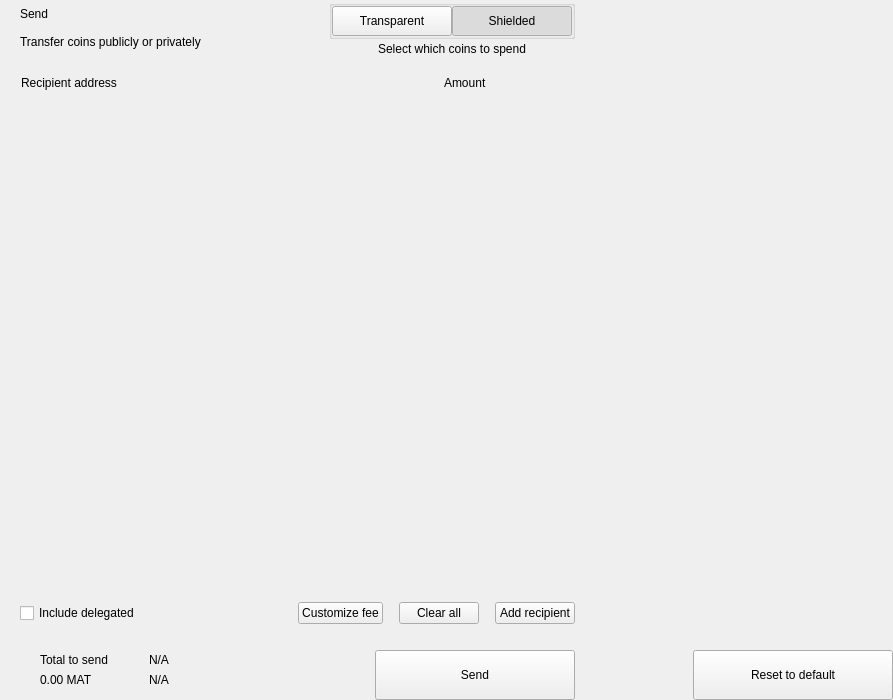
<?xml version="1.0" encoding="UTF-8"?>
<ui version="4.0">
 <class>send</class>
 <widget class="QWidget" name="send">
  <property name="geometry">
   <rect>
    <x>0</x>
    <y>0</y>
    <width>893</width>
    <height>700</height>
   </rect>
  </property>
  <property name="windowTitle">
   <string notr="true">N/A</string>
  </property>
  <layout class="QHBoxLayout" name="horizontalLayout_2" stretch="2,1">
   <property name="spacing">
    <number>0</number>
   </property>
   <property name="leftMargin">
    <number>0</number>
   </property>
   <property name="topMargin">
    <number>0</number>
   </property>
   <property name="rightMargin">
    <number>0</number>
   </property>
   <property name="bottomMargin">
    <number>0</number>
   </property>
   <item>
    <widget class="QWidget" name="left" native="true">
     <layout class="QVBoxLayout" name="verticalLayout_3">
      <property name="spacing">
       <number>0</number>
      </property>
      <property name="leftMargin">
       <number>0</number>
      </property>
      <property name="topMargin">
       <number>0</number>
      </property>
      <property name="rightMargin">
       <number>0</number>
      </property>
      <property name="bottomMargin">
       <number>0</number>
      </property>
      <item>
       <layout class="QVBoxLayout" name="verticalLayout_22" stretch="0,0,0,1,0,0,0,0">
        <property name="spacing">
         <number>0</number>
        </property>
        <item>
         <layout class="QHBoxLayout" name="horizontalLayout_3">
          <property name="spacing">
           <number>0</number>
          </property>
          <property name="leftMargin">
           <number>20</number>
          </property>
          <property name="rightMargin">
           <number>20</number>
          </property>
          <item>
           <layout class="QVBoxLayout" name="verticalLayout">
            <property name="spacing">
             <number>0</number>
            </property>
            <item>
             <widget class="QLabel" name="labelTitle">
              <property name="text">
               <string>Send</string>
              </property>
              <property name="alignment">
               <set>Qt::AlignLeading|Qt::AlignLeft|Qt::AlignVCenter</set>
              </property>
             </widget>
            </item>
            <item>
             <widget class="QLabel" name="labelSubtitle1">
              <property name="text">
               <string>Transfer coins publicly or privately</string>
              </property>
             </widget>
            </item>
           </layout>
          </item>
          <item>
           <spacer name="horizontalSpacer">
            <property name="orientation">
             <enum>Qt::Horizontal</enum>
            </property>
            <property name="sizeHint" stdset="0">
             <size>
              <width>40</width>
              <height>20</height>
             </size>
            </property>
           </spacer>
          </item>
          <item>
           <layout class="QVBoxLayout" name="verticalLayout_6">
            <property name="spacing">
             <number>3</number>
            </property>
            <item alignment="Qt::AlignHCenter">
             <widget class="QGroupBox" name="groupBox">
              <property name="styleSheet">
               <string notr="true">#groupBox{
padding-top:2px;
}</string>
              </property>
              <property name="title">
               <string/>
              </property>
              <property name="alignment">
               <set>Qt::AlignCenter</set>
              </property>
              <layout class="QHBoxLayout" name="horizontalLayout_4">
               <property name="spacing">
                <number>0</number>
               </property>
               <property name="leftMargin">
                <number>0</number>
               </property>
               <property name="topMargin">
                <number>0</number>
               </property>
               <property name="rightMargin">
                <number>0</number>
               </property>
               <property name="bottomMargin">
                <number>0</number>
               </property>
               <item>
                <widget class="QPushButton" name="pushLeft">
                 <property name="minimumSize">
                  <size>
                   <width>120</width>
                   <height>30</height>
                  </size>
                 </property>
                 <property name="maximumSize">
                  <size>
                   <width>120</width>
                   <height>30</height>
                  </size>
                 </property>
                 <property name="focusPolicy">
                  <enum>Qt::NoFocus</enum>
                 </property>
                 <property name="text">
                  <string>Transparent</string>
                 </property>
                 <property name="checkable">
                  <bool>true</bool>
                 </property>
                 <property name="autoExclusive">
                  <bool>true</bool>
                 </property>
                </widget>
               </item>
               <item>
                <widget class="QPushButton" name="pushRight">
                 <property name="minimumSize">
                  <size>
                   <width>120</width>
                   <height>30</height>
                  </size>
                 </property>
                 <property name="maximumSize">
                  <size>
                   <width>120</width>
                   <height>30</height>
                  </size>
                 </property>
                 <property name="focusPolicy">
                  <enum>Qt::NoFocus</enum>
                 </property>
                 <property name="text">
                  <string>Shielded</string>
                 </property>
                 <property name="checkable">
                  <bool>true</bool>
                 </property>
                 <property name="checked">
                  <bool>true</bool>
                 </property>
                 <property name="autoExclusive">
                  <bool>true</bool>
                 </property>
                </widget>
               </item>
              </layout>
             </widget>
            </item>
            <item alignment="Qt::AlignHCenter|Qt::AlignTop">
             <widget class="QLabel" name="labelSubtitle2">
              <property name="styleSheet">
               <string notr="true"/>
              </property>
              <property name="text">
               <string>Select which coins to spend</string>
              </property>
              <property name="alignment">
               <set>Qt::AlignCenter</set>
              </property>
              <property name="indent">
               <number>0</number>
              </property>
             </widget>
            </item>
           </layout>
          </item>
         </layout>
        </item>
        <item>
         <spacer name="verticalSpacer_2">
          <property name="orientation">
           <enum>Qt::Vertical</enum>
          </property>
          <property name="sizeType">
           <enum>QSizePolicy::Fixed</enum>
          </property>
          <property name="sizeHint" stdset="0">
           <size>
            <width>20</width>
            <height>20</height>
           </size>
          </property>
         </spacer>
        </item>
        <item>
         <layout class="QHBoxLayout" name="horizontalLayout" stretch="6,0,2">
          <property name="spacing">
           <number>0</number>
          </property>
          <property name="leftMargin">
           <number>10</number>
          </property>
          <property name="topMargin">
           <number>0</number>
          </property>
          <property name="rightMargin">
           <number>20</number>
          </property>
          <property name="bottomMargin">
           <number>0</number>
          </property>
          <item>
           <widget class="QLabel" name="labelSubtitleAddress">
            <property name="styleSheet">
             <string notr="true">margin-left:8px;</string>
            </property>
            <property name="text">
             <string>Recipient address</string>
            </property>
           </widget>
          </item>
          <item>
           <spacer name="horizontalSpacer_3">
            <property name="orientation">
             <enum>Qt::Horizontal</enum>
            </property>
            <property name="sizeType">
             <enum>QSizePolicy::Fixed</enum>
            </property>
            <property name="sizeHint" stdset="0">
             <size>
              <width>40</width>
              <height>1</height>
             </size>
            </property>
           </spacer>
          </item>
          <item>
           <widget class="QLabel" name="labelSubtitleAmount">
            <property name="text">
             <string>Amount</string>
            </property>
           </widget>
          </item>
         </layout>
        </item>
        <item>
         <widget class="QScrollArea" name="scrollArea">
          <property name="minimumSize">
           <size>
            <width>0</width>
            <height>350</height>
           </size>
          </property>
          <property name="styleSheet">
           <string notr="true">#scrollArea {
            background:transparent;
            margin-top:10px;
}</string>
          </property>
          <property name="horizontalScrollBarPolicy">
           <enum>Qt::ScrollBarAlwaysOff</enum>
          </property>
          <property name="sizeAdjustPolicy">
           <enum>QAbstractScrollArea::AdjustIgnored</enum>
          </property>
          <property name="widgetResizable">
           <bool>true</bool>
          </property>
          <property name="alignment">
           <set>Qt::AlignLeading|Qt::AlignLeft|Qt::AlignTop</set>
          </property>
          <widget class="QWidget" name="scrollAreaWidgetContents">
           <property name="geometry">
            <rect>
             <x>0</x>
             <y>0</y>
             <width>591</width>
             <height>16</height>
            </rect>
           </property>
           <property name="sizePolicy">
            <sizepolicy hsizetype="Preferred" vsizetype="Maximum">
             <horstretch>0</horstretch>
             <verstretch>0</verstretch>
            </sizepolicy>
           </property>
           <property name="autoFillBackground">
            <bool>false</bool>
           </property>
           <property name="styleSheet">
            <string notr="true">#scrollAreaWidgetContents {
             background:transparent;
             }</string>
           </property>
           <layout class="QVBoxLayout" name="verticalLayout_7">
            <property name="spacing">
             <number>0</number>
            </property>
            <property name="sizeConstraint">
             <enum>QLayout::SetDefaultConstraint</enum>
            </property>
            <property name="leftMargin">
             <number>0</number>
            </property>
            <property name="topMargin">
             <number>0</number>
            </property>
            <property name="rightMargin">
             <number>0</number>
            </property>
            <property name="bottomMargin">
             <number>0</number>
            </property>
           </layout>
          </widget>
         </widget>
        </item>
        <item>
         <spacer name="verticalSpacer_4">
          <property name="orientation">
           <enum>Qt::Vertical</enum>
          </property>
          <property name="sizeType">
           <enum>QSizePolicy::Fixed</enum>
          </property>
          <property name="sizeHint" stdset="0">
           <size>
            <width>20</width>
            <height>20</height>
           </size>
          </property>
         </spacer>
        </item>
        <item>
         <layout class="QHBoxLayout" name="horizontalLayout_20">
          <property name="spacing">
           <number>6</number>
          </property>
          <property name="leftMargin">
           <number>20</number>
          </property>
          <property name="rightMargin">
           <number>20</number>
          </property>
          <item>
           <widget class="QCheckBox" name="checkBoxDelegations">
            <property name="layoutDirection">
             <enum>Qt::LeftToRight</enum>
            </property>
            <property name="text">
             <string>Include delegated</string>
            </property>
           </widget>
          </item>
          <item>
           <spacer name="horizontalSpacer_4">
            <property name="orientation">
             <enum>Qt::Horizontal</enum>
            </property>
            <property name="sizeHint" stdset="0">
             <size>
              <width>10</width>
              <height>20</height>
             </size>
            </property>
           </spacer>
          </item>
          <item>
           <widget class="QPushButton" name="pushButtonFee">
            <property name="focusPolicy">
             <enum>Qt::NoFocus</enum>
            </property>
            <property name="text">
             <string>Customize fee</string>
            </property>
           </widget>
          </item>
          <item>
           <spacer name="horizontalSpacer_11">
            <property name="orientation">
             <enum>Qt::Horizontal</enum>
            </property>
            <property name="sizeType">
             <enum>QSizePolicy::Minimum</enum>
            </property>
            <property name="sizeHint" stdset="0">
             <size>
              <width>10</width>
              <height>20</height>
             </size>
            </property>
           </spacer>
          </item>
          <item>
           <widget class="QPushButton" name="pushButtonClear">
            <property name="focusPolicy">
             <enum>Qt::NoFocus</enum>
            </property>
            <property name="layoutDirection">
             <enum>Qt::RightToLeft</enum>
            </property>
            <property name="text">
             <string>Clear all</string>
            </property>
           </widget>
          </item>
          <item>
           <spacer name="horizontalSpacer_6">
            <property name="orientation">
             <enum>Qt::Horizontal</enum>
            </property>
            <property name="sizeType">
             <enum>QSizePolicy::Fixed</enum>
            </property>
            <property name="sizeHint" stdset="0">
             <size>
              <width>10</width>
              <height>20</height>
             </size>
            </property>
           </spacer>
          </item>
          <item>
           <widget class="QPushButton" name="pushButtonAddRecipient">
            <property name="focusPolicy">
             <enum>Qt::NoFocus</enum>
            </property>
            <property name="text">
             <string>Add recipient</string>
            </property>
           </widget>
          </item>
         </layout>
        </item>
        <item>
         <spacer name="verticalSpacer">
          <property name="orientation">
           <enum>Qt::Vertical</enum>
          </property>
          <property name="sizeType">
           <enum>QSizePolicy::Fixed</enum>
          </property>
          <property name="sizeHint" stdset="0">
           <size>
            <width>20</width>
            <height>16</height>
           </size>
          </property>
         </spacer>
        </item>
        <item>
         <layout class="QHBoxLayout" name="horizontalLayout_7">
          <property name="rightMargin">
           <number>20</number>
          </property>
          <item>
           <layout class="QHBoxLayout" name="horizontalLayout_10">
            <property name="spacing">
             <number>0</number>
            </property>
            <property name="leftMargin">
             <number>8</number>
            </property>
            <item>
             <widget class="QStackedWidget" name="stackedWidget">
              <property name="minimumSize">
               <size>
                <width>0</width>
                <height>60</height>
               </size>
              </property>
              <property name="maximumSize">
               <size>
                <width>16777215</width>
                <height>60</height>
               </size>
              </property>
              <widget class="QWidget" name="page1">
               <layout class="QVBoxLayout" name="verticalLayout_71" stretch="0">
                <property name="spacing">
                 <number>6</number>
                </property>
                <property name="leftMargin">
                 <number>12</number>
                </property>
                <property name="topMargin">
                 <number>0</number>
                </property>
                <property name="rightMargin">
                 <number>0</number>
                </property>
                <property name="bottomMargin">
                 <number>0</number>
                </property>
                <item>
                 <widget class="QWidget" name="coinWidget" native="true">
                  <property name="minimumSize">
                   <size>
                    <width>0</width>
                    <height>60</height>
                   </size>
                  </property>
                  <property name="maximumSize">
                   <size>
                    <width>16777215</width>
                    <height>60</height>
                   </size>
                  </property>
                  <layout class="QHBoxLayout" name="horizontalLayout_9">
                   <property name="spacing">
                    <number>0</number>
                   </property>
                   <property name="leftMargin">
                    <number>20</number>
                   </property>
                   <property name="topMargin">
                    <number>10</number>
                   </property>
                   <property name="rightMargin">
                    <number>20</number>
                   </property>
                   <property name="bottomMargin">
                    <number>10</number>
                   </property>
                   <item>
                    <layout class="QVBoxLayout" name="verticalSend">
                     <property name="spacing">
                      <number>0</number>
                     </property>
                     <item>
                      <widget class="QLabel" name="labelTitleTotalSend">
                       <property name="text">
                        <string>Total to send</string>
                       </property>
                      </widget>
                     </item>
                     <item>
                      <widget class="QLabel" name="labelAmountSend">
                       <property name="text">
                        <string notr="true">0.00 MAT</string>
                       </property>
                      </widget>
                     </item>
                    </layout>
                   </item>
                   <item>
                    <spacer name="horizontalSpacer_9">
                     <property name="orientation">
                      <enum>Qt::Horizontal</enum>
                     </property>
                     <property name="sizeType">
                      <enum>QSizePolicy::Fixed</enum>
                     </property>
                     <property name="sizeHint" stdset="0">
                      <size>
                       <width>20</width>
                       <height>20</height>
                      </size>
                     </property>
                    </spacer>
                   </item>
                   <item>
                    <widget class="QLabel" name="labelLine">
                     <property name="minimumSize">
                      <size>
                       <width>1</width>
                       <height>0</height>
                      </size>
                     </property>
                     <property name="maximumSize">
                      <size>
                       <width>1</width>
                       <height>16777215</height>
                      </size>
                     </property>
                     <property name="text">
                      <string/>
                     </property>
                    </widget>
                   </item>
                   <item>
                    <spacer name="horizontalSpacer_10">
                     <property name="orientation">
                      <enum>Qt::Horizontal</enum>
                     </property>
                     <property name="sizeType">
                      <enum>QSizePolicy::Fixed</enum>
                     </property>
                     <property name="sizeHint" stdset="0">
                      <size>
                       <width>20</width>
                       <height>20</height>
                      </size>
                     </property>
                    </spacer>
                   </item>
                   <item>
                    <layout class="QVBoxLayout" name="verticalRemaining">
                     <property name="spacing">
                      <number>0</number>
                     </property>
                     <item>
                      <widget class="QLabel" name="labelTitleTotalRemaining">
                       <property name="text">
                        <string notr="true">N/A</string>
                       </property>
                      </widget>
                     </item>
                     <item>
                      <widget class="QLabel" name="labelAmountRemaining">
                       <property name="text">
                        <string notr="true">N/A</string>
                       </property>
                      </widget>
                     </item>
                    </layout>
                   </item>
                  </layout>
                 </widget>
                </item>
               </layout>
              </widget>
              <widget class="QWidget" name="page_2"/>
             </widget>
            </item>
           </layout>
          </item>
          <item>
           <spacer name="horizontalSpacer_5">
            <property name="orientation">
             <enum>Qt::Horizontal</enum>
            </property>
            <property name="sizeType">
             <enum>QSizePolicy::Expanding</enum>
            </property>
            <property name="sizeHint" stdset="0">
             <size>
              <width>40</width>
              <height>20</height>
             </size>
            </property>
           </spacer>
          </item>
          <item alignment="Qt::AlignBottom">
           <widget class="QPushButton" name="pushButtonSave">
            <property name="minimumSize">
             <size>
              <width>200</width>
              <height>50</height>
             </size>
            </property>
            <property name="maximumSize">
             <size>
              <width>200</width>
              <height>50</height>
             </size>
            </property>
            <property name="focusPolicy">
             <enum>Qt::NoFocus</enum>
            </property>
            <property name="text">
             <string>Send</string>
            </property>
           </widget>
          </item>
         </layout>
        </item>
       </layout>
      </item>
     </layout>
    </widget>
   </item>
   <item>
    <widget class="QWidget" name="right" native="true">
     <layout class="QVBoxLayout" name="verticalLayout_5">
      <property name="leftMargin">
       <number>0</number>
      </property>
      <property name="topMargin">
       <number>0</number>
      </property>
      <property name="rightMargin">
       <number>0</number>
      </property>
      <property name="bottomMargin">
       <number>0</number>
      </property>
      <item>
       <layout class="QVBoxLayout" name="verticalLayout_4">
        <property name="spacing">
         <number>6</number>
        </property>
        <item>
         <widget class="OptionButton" name="btnCoinControl" native="true">
          <property name="minimumSize">
           <size>
            <width>0</width>
            <height>50</height>
           </size>
          </property>
         </widget>
        </item>
        <item>
         <widget class="OptionButton" name="btnChangeAddress" native="true">
          <property name="minimumSize">
           <size>
            <width>0</width>
            <height>50</height>
           </size>
          </property>
         </widget>
        </item>
        <item>
         <widget class="OptionButton" name="btnUri" native="true">
          <property name="minimumSize">
           <size>
            <width>0</width>
            <height>50</height>
           </size>
          </property>
         </widget>
        </item>
        <item>
         <widget class="OptionButton" name="btnShieldCoins" native="true">
          <property name="minimumSize">
           <size>
            <width>0</width>
            <height>50</height>
           </size>
          </property>
         </widget>
        </item>
        <item>
         <spacer name="verticalSpacer_5">
          <property name="orientation">
           <enum>Qt::Vertical</enum>
          </property>
          <property name="sizeHint" stdset="0">
           <size>
            <width>20</width>
            <height>40</height>
           </size>
          </property>
         </spacer>
        </item>
        <item>
         <layout class="QHBoxLayout" name="horizontalLayout_8">
          <item>
           <spacer name="horizontalSpacer_7">
            <property name="orientation">
             <enum>Qt::Horizontal</enum>
            </property>
            <property name="sizeHint" stdset="0">
             <size>
              <width>40</width>
              <height>20</height>
             </size>
            </property>
           </spacer>
          </item>
          <item>
           <widget class="QPushButton" name="pushButtonReset">
            <property name="minimumSize">
             <size>
              <width>200</width>
              <height>50</height>
             </size>
            </property>
            <property name="maximumSize">
             <size>
              <width>200</width>
              <height>50</height>
             </size>
            </property>
            <property name="focusPolicy">
             <enum>Qt::NoFocus</enum>
            </property>
            <property name="text">
             <string>Reset to default</string>
            </property>
           </widget>
          </item>
         </layout>
        </item>
       </layout>
      </item>
     </layout>
    </widget>
   </item>
  </layout>
 </widget>
 <customwidgets>
  <customwidget>
   <class>OptionButton</class>
   <extends>QWidget</extends>
   <header>qt/matx/optionbutton.h</header>
   <container>1</container>
  </customwidget>
 </customwidgets>
 <resources/>
 <connections/>
</ui>
